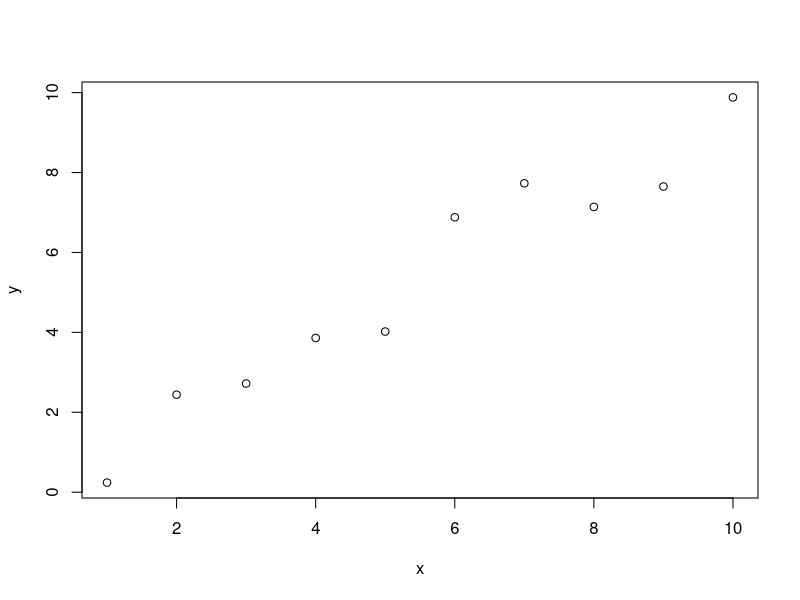

Reproduce this figure in R.
## ---- chunk 1
x <- 1:10
y <- round(rnorm(10, x, 1), 2)
df <- data.frame(x, y)
plot(df)
